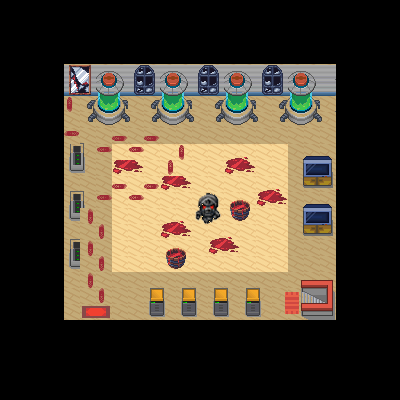

A level layout from a 2D game, rendered from its tile map. Below: a short description, then the map file with tile-grid data replaced by summaries:
An orthogonal 25x25 tile map with 16x16 px tiles, 4 tile layers (floor, lumière, wall, elements), 3 tilesets and 20 objects (18x collision, exit_house2, birth_point).

<map version="1.8" tiledversion="1.8.2" orientation="orthogonal" renderorder="right-down" width="25" height="25" tilewidth="16" tileheight="16" infinite="0" nextlayerid="6" nextobjectid="26">
 <tileset firstgid="1" source="maisons.tsx" />
 <tileset firstgid="776" source="bosss.tsx" />
 <tileset firstgid="824" source="hauté.tsx" />
 <layer id="1" name="floor" width="25" height="25">
  <data>[625 cells, 272 non-empty, 1 distinct tile ids]</data>
 </layer>
 <layer id="5" name="lumière" width="25" height="25">
  <data>[625 cells, 88 non-empty, 1 distinct tile ids]</data>
 </layer>
 <layer id="2" name="wall" width="25" height="25">
  <data>[625 cells, 104 non-empty, 8 distinct tile ids]</data>
 </layer>
 <layer id="3" name="elements" width="25" height="25">
  <data>[625 cells, 198 non-empty, 80 distinct tile ids]</data>
 </layer>
 <objectgroup id="4" name="objects">
  <object id="1" type="collision" x="49.3333" y="47.3333" width="302" height="50" />
  <object id="2" type="collision" x="48" y="96.6667" width="15.3333" height="239.333" />
  <object id="3" type="collision" x="335.333" y="97.3333" width="16.6667" height="238.667" />
  <object id="4" type="collision" x="63.3333" y="319.333" width="271.333" height="17.3333" />
  <object id="6" type="collision" x="302.667" y="280.667" width="31.3333" height="36" />
  <object id="8" type="collision" x="303.333" y="170" width="32" height="18.6667" />
  <object id="9" type="collision" x="81.3333" y="97.3333" width="52.6667" height="29.3333" />
  <object id="10" type="collision" x="148" y="100" width="53.3333" height="27.3333" />
  <object id="11" type="collision" x="214" y="99.3333" width="50.6667" height="24.6667" />
  <object id="12" type="collision" x="278" y="99.3333" width="46" height="26" />
  <object id="13" type="collision" x="302" y="218" width="34.6667" height="15.3333" />
  <object id="14" type="collision" x="150" y="288" width="13.3333" height="31.3333" />
  <object id="17" type="collision" x="182" y="288" width="15.3333" height="31.3333" />
  <object id="19" type="collision" x="212" y="288.667" width="16.6667" height="30.6667" />
  <object id="20" type="collision" x="246" y="287.333" width="16" height="32" />
  <object id="21" type="collision" x="65.3333" y="248" width="20.6667" height="22.6667" />
  <object id="22" type="collision" x="65.3333" y="200" width="19.3333" height="23.3333" />
  <object id="23" type="collision" x="65.3333" y="152.667" width="18" height="20.6667" />
  <object id="24" name="exit_house2" x="80" y="303.5" width="32" height="15" />
  <object id="25" name="birth_point" x="137.078" y="247.06">
   <point />
  </object>
 </objectgroup>
</map>
